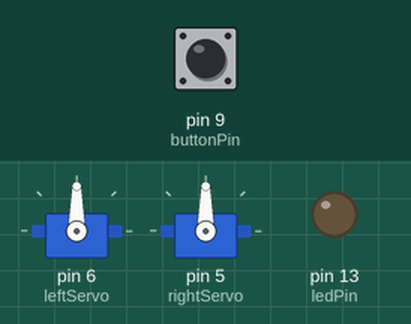
Simulated run of this sketch. Board: Arduino Uno, built with avr-gcc and run on an emulated ATmega328P. Parts: 2 × servo, output pins drawn as LEDs (lit = HIGH). The test bench sets the inputs (shaded band); at power-on: pin 9 (buttonPin) HIGH.

Above: at 0.8 s.
0.9 s: pin 9 (buttonPin) pulled LOW for 0.15 s
Timing chart, 0 to 3.9 s (numbered marks = the images above; inputs shaded):
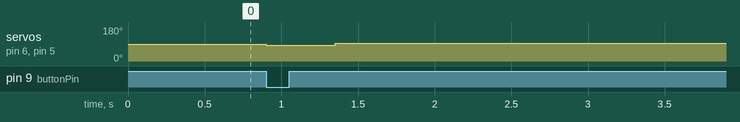

The sketch:

NanoMouse2.ino
```cpp
#include <Wire.h>

#include <Servo.h>

#define RIGHT 1
#define LEFT -1

Servo leftServo;
Servo rightServo;

const byte ledPin=13;
const byte buttonPin= 9;

const byte power = 100;

void forward()
{
leftServo.writeMicroseconds(1500+power);
rightServo.writeMicroseconds(1500+power);
}

void stop(int time=200)
{
  leftServo.writeMicroseconds(1500);
  rightServo.writeMicroseconds(1500);
  delay(time);
}
void forwardTime(unsigned int time)
{
  forward();
  delay(time);
  stop();
}

void turn(int direction, int degrees)
{
  leftServo.writeMicroseconds(1500+power*direction);
  rightServo.writeMicroseconds(1500+power*direction);
  delay(degrees*5);
  stop();
}

void setup()
{
  leftServo.attach(6);
  rightServo. attach(5);

  pinMode(ledPin,OUTPUT);
  pinMode(buttonPin,INPUT_PULLUP);

  while(digitalRead(buttonPin))
{
}

  turn(LEFT,90);

}

void loop()
{
}
```

Measured:
- after the input at 0.9 s, servo on pin 6 (leftServo), servo on pin 5 (rightServo): 90° → 83° at once, → 93° 0.45 s later
